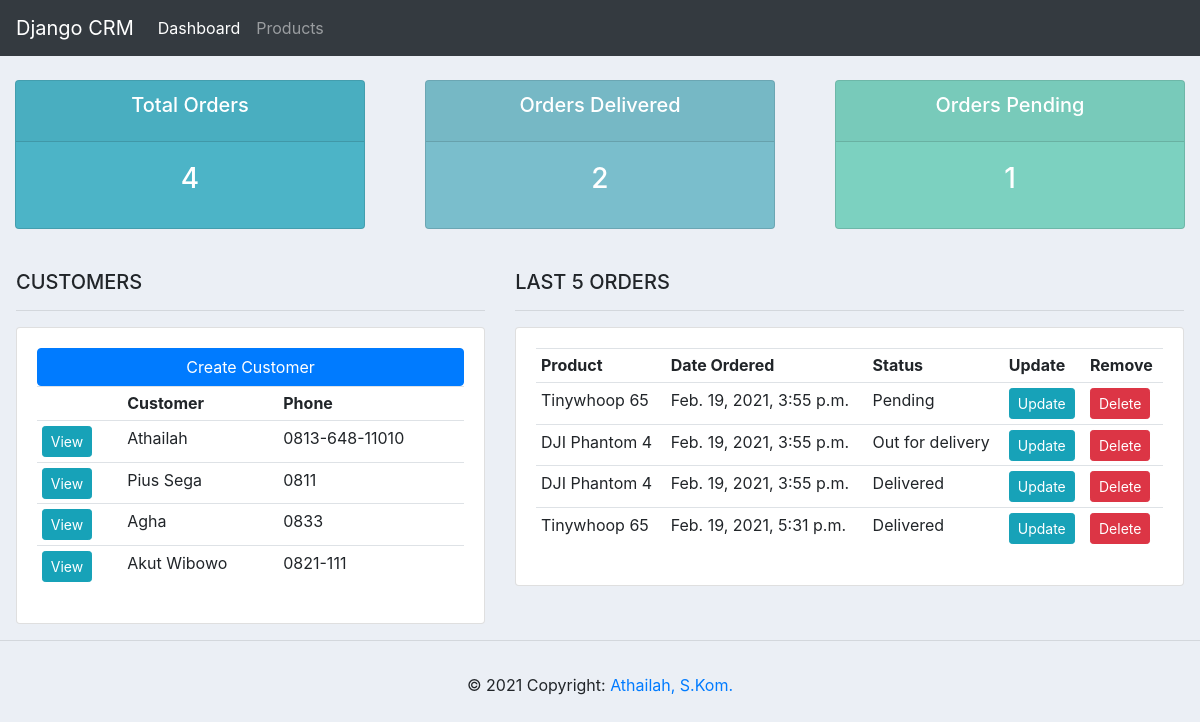
/, run on an earlier commit of the app's database.
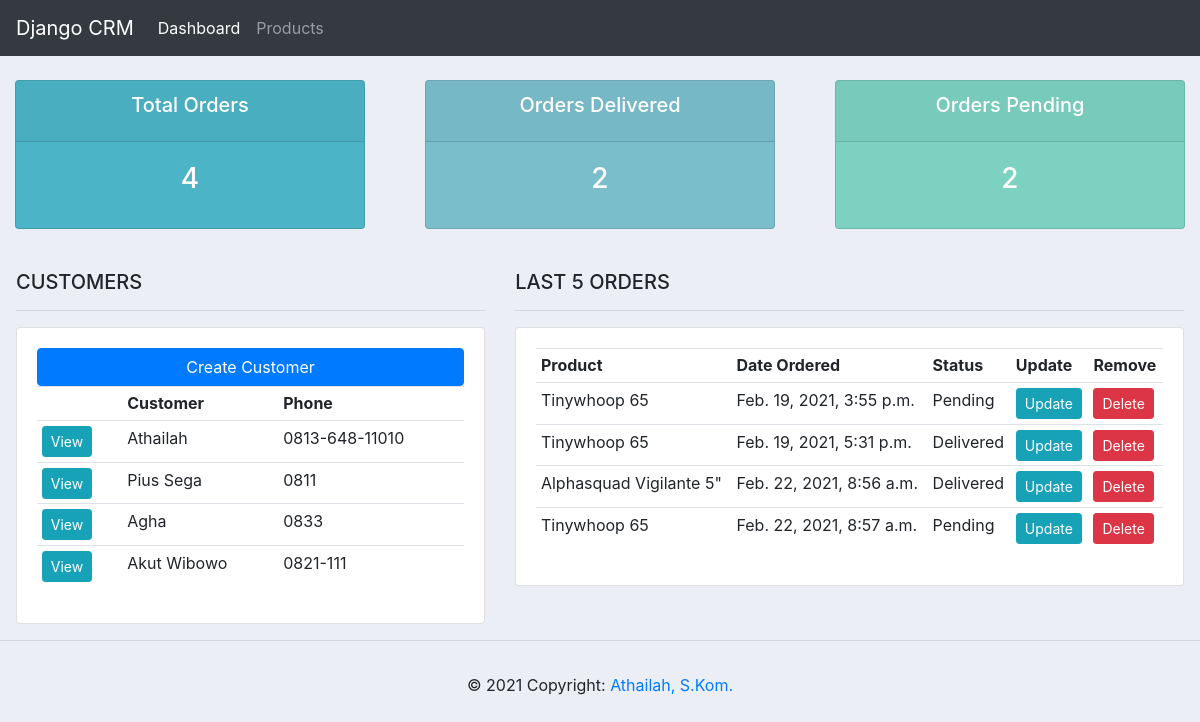
And on a later commit of the database.
### accounts/models.py (models this page shows, shortened)
class Customer(models.Model):
    name = models.CharField(max_length=200, null=True)
    phone = models.CharField(max_length=200, null=True)
    email = models.CharField(max_length=200, null=True)
    date_created = models.DateTimeField(auto_now_add=True, null=True)

class Order(models.Model):
    STATUS = (
                ('Pending', 'Pending'),
                ('Out for delivery', 'Out for delivery'),
                ('Delivered', 'Delivered'),
             )
    customer = models.ForeignKey(Customer, null=True, on_delete=models.SET_NULL)
    product = models.ForeignKey(Product, null=True, on_delete=models.SET_NULL)
    status = models.CharField(max_length=200, null=True, choices=STATUS)
    date_created = models.DateTimeField(auto_now_add=True, null=True)
    note = models.CharField(max_length=1000, null=True)

class Product(models.Model):
    CATEGORY = (
                 ('Indoor', 'Indoor'),
                 ('Outdoor', 'Outdoor'),
               )
    name = models.CharField(max_length=200, null=True)
    price = models.FloatField(null=True)
    category = models.CharField(max_length=200, null=True, choices=CATEGORY)
    description = models.CharField(max_length=200, null=True)
    tags = models.ManyToManyField(Tag)
    date_created = models.DateTimeField(auto_now_add=True, null=True)
    def __str__(self):
        return self.name

### accounts/views.py (the view)
# urls.py: path('', views.home, name="home"),
def home(request):
    orders = Order.objects.all()
    customers = Customer.objects.all()
    total_customers = customers.count()
    total_orders = orders.count()
    delivered = orders.filter(status='Delivered').count()
    pending = orders.filter(status='Pending').count()
    context = {'orders':orders, 'customers':customers, 'total_customers':total_customers, 'total_orders':total_orders, 'delivered':delivered, 'pending':pending}
    return render(request, 'accounts/dashboard.html', context)

### accounts/templates/accounts/dashboard.html
{% extends 'accounts/main.html' %}
{% block content %}
{% include 'accounts/status.html' %}
<br>
<div class="row dashboard">
    <div class="col-md-5">
        <h5>CUSTOMERS</h5>
        <hr>
        <div class="card card-body">
            <a class="btn btn-primary btn-sm-block" href="">Create Customer</a>
            <table class="table table-sm">
                <tr>
                    <th></th>
                    <th>Customer</th>
                    <th>Phone</th>
                </tr>
                {% for customer in customers %}
                <tr>
                    <td><a class="btn btn-sm btn-info" href="{% url 'customer' customer.id %}">View</a></td>
                    <td>{{ customer.name }}</td>
                    <td>{{ customer.phone }}</td>
                </tr>
                {% endfor %}
            </table>
        </div>
    </div>
    <div class="col-md-7">
        <h5>LAST 5 ORDERS</h5>
        <hr>
        <div class="card card-body">
            <table class="table table-sm">
                <tr>
                    <th>Product</th>
                    <th>Date Ordered</th>
                    <th>Status</th>
                    <th>Update</th>
                    <th>Remove</th>
                </tr>
                {% for order in orders %}
                <tr>
                    <td>{{ order.product }}</td>
                    <td>{{ order.date_created }}</td>
                    <td>{{ order.status }}</td>
                    <td><a class="btn btn-sm btn-info" href="{% url 'update_order' order.id %}">Update</a></td>
                    <td><a class="btn btn-sm btn-danger" href="{% url 'delete_order' order.id %}">Delete</a></td>
                </tr>
                {% endfor %}
            </table>
        </div>
    </div>
</div>
{% endblock %}

What changed in the data, as far as the page shows it:
removed Order: product "DJI Phantom 4", date_created "Feb. 19, 2021, 3:55 p.m.", status "Out for delivery"
removed Order: product "DJI Phantom 4", date_created "Feb. 19, 2021, 3:55 p.m.", status "Delivered"
added Order: product "Alphasquad Vigilante 5\"", date_created "Feb. 22, 2021, 8:56 a.m.", status "Delivered"
added Order: product "Tinywhoop 65", date_created "Feb. 22, 2021, 8:57 a.m.", status "Pending"
Also different on the page:
{{ pending }}: "1" → "2"
